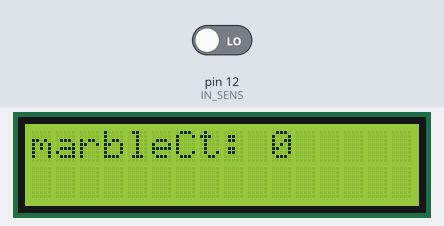
The sketch below on a simulated Arduino Uno, built with avr-gcc and run on an emulated ATmega328P. On the bench: 16×2 character LCD. Inputs (shaded band) come from the test bench; at power-on: pin 12 (IN_SENS) LOW.

Above: at 1.3 s.
1.4 s: pin 12 (IN_SENS) driven HIGH
At 1.51 s:
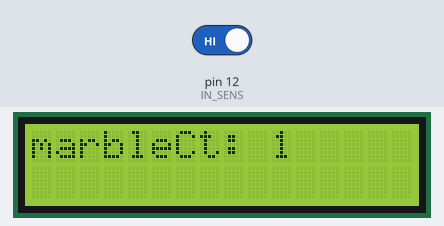
At 1.93 s:
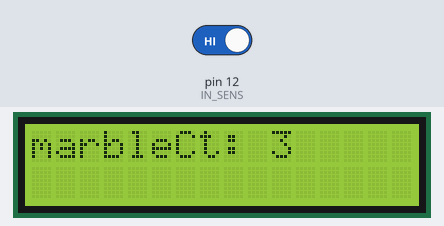
Timing chart, 0 to 4.4 s (numbered marks = the images above; inputs shaded):
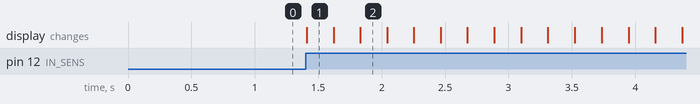

Measured:
- after the input at 1.4 s, the display: changes at once (image 1)

The sketch:

experimental_lcd.ino
```cpp
/* experimental_lcd.ino
 * By peter Griffin */

/* TODO - adapt to beambreak */

#include <Wire.h>
#include <LiquidCrystal_I2C.h>
//arbitrary - change to whatever is needed
#define IN_SENS 12

/*system vars*/
LiquidCrystal_I2C lcd(32,16,2);
int marble_count = 0;

/*methods*/
void init_lcd() {
  lcd.setCursor(0,0);
  lcd.print("marbleCt: ");
  lcd.print( String(marble_count) );
}

void marble_entered() {
  marble_count = marble_count + 1;

  lcd.setCursor(0,0);
  lcd.print("marbleCt: ");
  lcd.print( String(marble_count) );
  delay(200);
}


/*main*/
void setup() {
  pinMode(IN_SENS, INPUT);

  //lcd boilerplate
  lcd.begin(16,2);
  lcd.init();
  lcd.backlight();
  Serial.begin(9600); //?

  init_lcd();
  //attachInterrupt(digitalPinToInterrupt(IN_SENS), marble_entered, RISING); //huh??
}

void loop() {
  //peter griffin writes this
  //when interrupts work, remove the conditional
  if ( digitalRead(IN_SENS) ) {
    marble_entered();
  }
}
```
